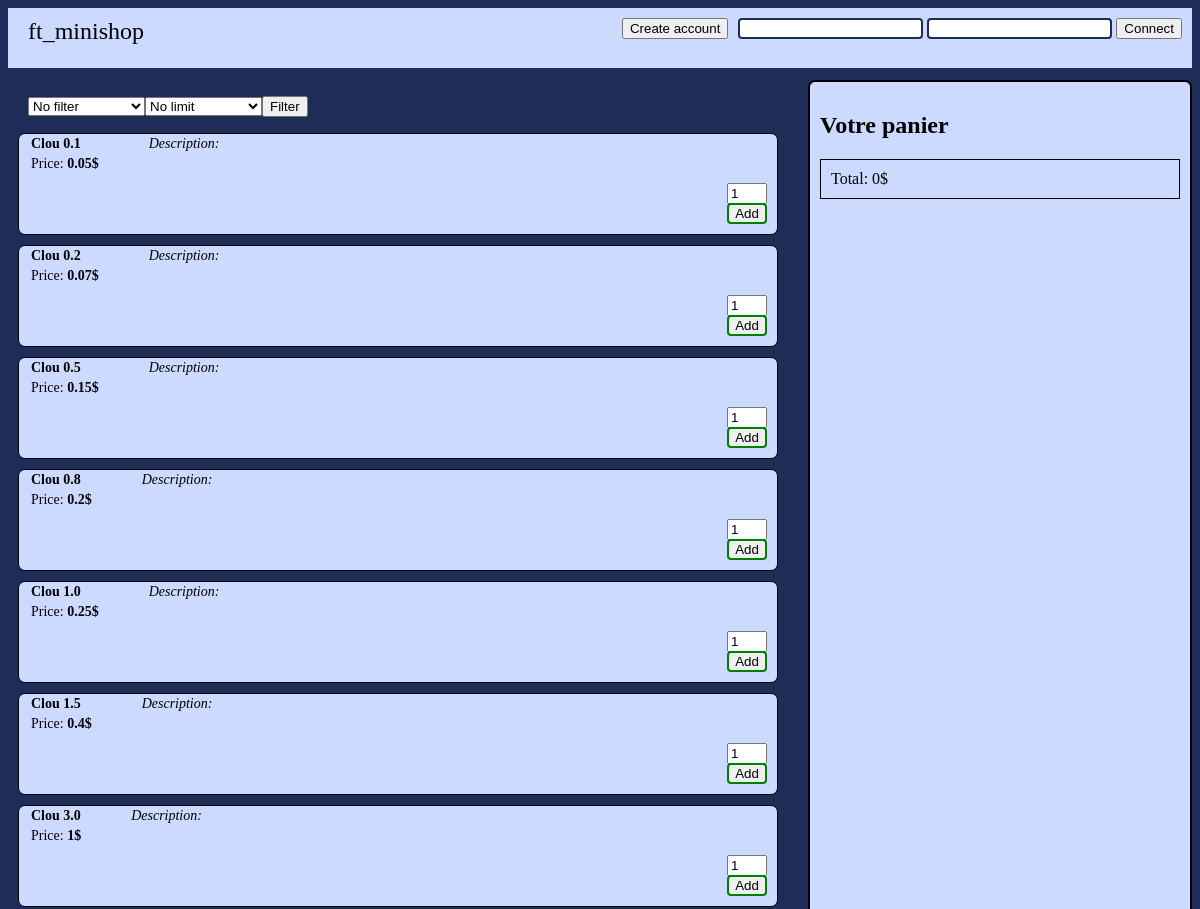
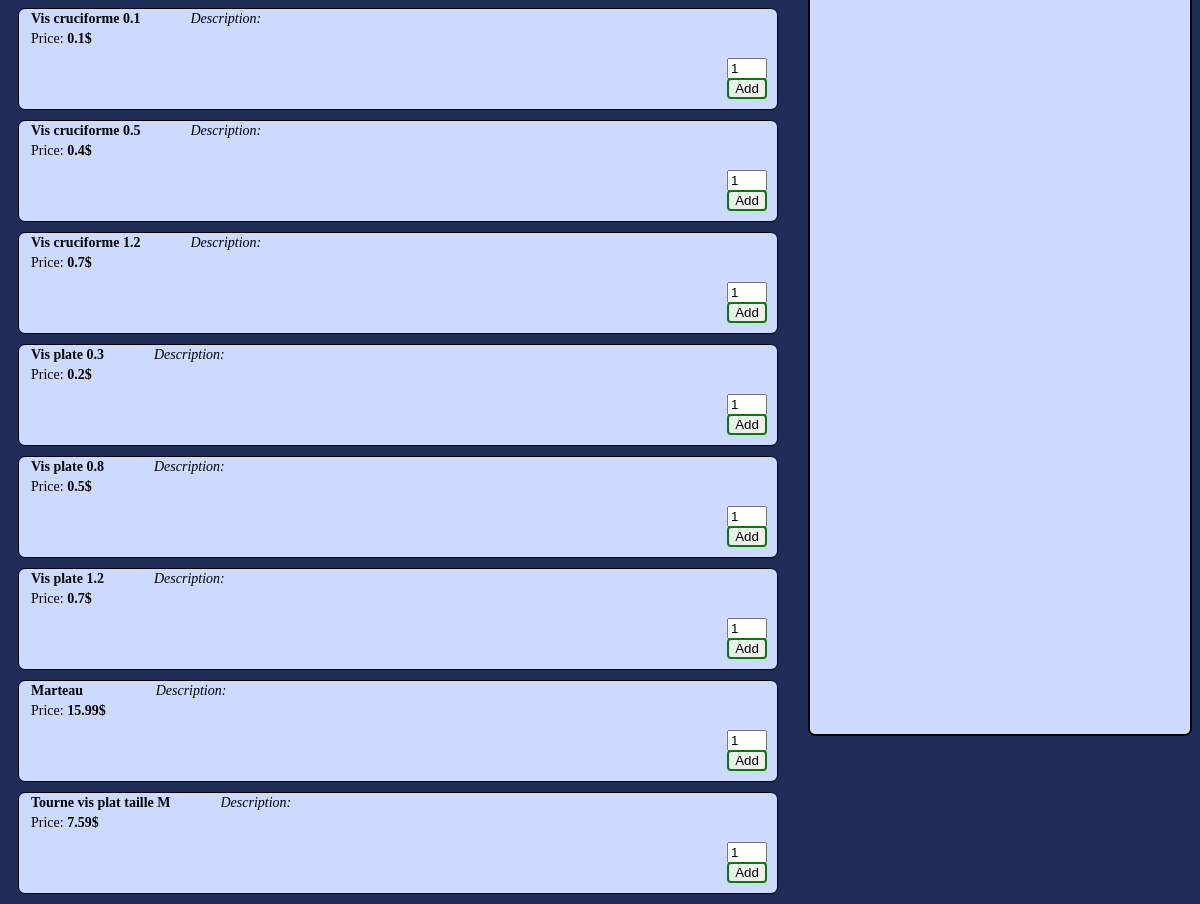
The page / on the database its author committed (2 pictures, top to bottom).
### tables this page shows
CREATE TABLE IF NOT EXISTS `product` (
  `ID` int(11) NOT NULL AUTO_INCREMENT,
  `name` varchar(255) DEFAULT NULL,
  `price` float NOT NULL,
  `desq` text,
  PRIMARY KEY (`ID`)
);

### database.php (called while the page is built, shortened)
<?PHP
function	ft_getdb()
{
	$db = mysqli_connect("localhost", "root", "123456", "shop");
	return $db;
}
function 	ft_fetch_products($category = NULL, $suffle = FALSE, $size = 0)
{
	$data = [];
	$db = ft_getdb();
	$sql="SELECT product.* FROM product";
	$sql .= " GROUP BY product.ID";
	$result = mysqli_query($db,$sql);
	while ($row = mysqli_fetch_row($result))
	{
		$data[] = $row;
	}
	if ($size > 0 && $size < count($data))
		$data = array_slice($data, 0, $size);
	return $data;
}
?>

### products.php (the view, shortened to what this page needs)
<?PHP
include_once("database.php");
function  ft_filter()
{
  echo '<div class="filter">';
  echo '<form method="get"><select name="category">';
		echo '<option value="">No filter</option>';
  echo '</select><select name="size"><option disabled>Size</option><option disabled>──────────</option>'
  . '<option value="0">No limit</option>'
  . '<option value="5">5</option>'
  .  '<option value="10">10</option>'
  .  '<option value="50">50</option>'
  .  '<option value="100">100</option>'
  . '</select>'
  . '<input type="submit" name="filter" value="Filter">'
  . '</form>';
  echo '</div>';
}
function	show_products($category = "", $limit = 15)
{
	if ($category === "")
		$category = NULL;
	$data = ft_fetch_products($category, FALSE, $limit);
	foreach($data as $prod)
	{
		$button = '<form action="action_panier.php" method="POST">'
			. '<input name="ID" type="hidden" value="' . $prod[0] . '">'
      . '<input class="add_panier_in" type="number" name="size" min="1" value="1">'
      . '<input class="add_panier" type="submit" value="Add">'
			. '</form>';
		echo '<div class="product">'
			. '<div style="display:flex; position: relative; ">'
      . '<p style="margin-top: 0px;"><b>' . ucfirst($prod[1]) . "</b><br>Price: <b>" . $prod[2] . '$</b></p>'
      . '<p style="margin-top: 0px; margin-left:50px; margin-right: 60px; overflow:auto; max-height:100px;"><i>Description:</i><br>' . $prod[3] . "</p>"
      . '</div>'
      . $button
			. "</div>";
	}
}
?>

### index.php (shortened to what this page needs)
<html>
<?PHP
include_once("products.php");
include_once("panier.php");
$data = file_get_contents("header.html");
echo $data;
if (isset($_SESSION['login_connected']))
{
	$data = file_get_contents("logged.html");
	echo $data;
}
else
{
	$data = file_get_contents("login.html");
	echo $data;
}
if (isset($_GET['setting']))
	ft_get_settings();
else
{
	disp_panier($_SESSION);
	echo '<br />';
	ft_filter();
	if (isset($_GET['filter']) && $_GET['filter']== 'Filter' && isset($_GET['category']) && isset($_GET['size']))
		show_products($_GET['category'], $_GET['size']);
	else
		show_products();
}
$data = file_get_contents("footer.html");
echo $data;
?>
</html>

### panier.php (shortened to what this page needs)
<?PHP
include_once("database.php");
function	disp_products_pan_no_user()
{
	$total_price = 0;
	if ($total_price !== false)
		echo '<p class="price">'
			. 'Total: ' . $total_price . '$'
			. '</p>';
}
function	disp_panier($session)
{
	echo '<div class="panier">';
	echo '<h2>Votre panier</h2>';
	if (isset($session['login_connected']))
	{
		disp_products_pan($session);
	}
	else
		disp_products_pan_no_user();
	echo '</div>';
}
?>

### global.css (style rules this page uses)
.filter { margin-top: 10px; margin-left: 20px; }
.user { display: flex; flex-direction: row-reverse; position: relative; text-align: center; margin-right: 10px; }
input.champ { border: solid #1e2d57 2px; border-radius: 4px; }
.head { margin-left: auto; margin-right: auto; width: 100%; height: 50px; background-color: #ccdaff; padding-top: 10px; }
.title { position: fixed; font-family: Georgia; font-size: 24px; font-style: normal; font-variant: normal; font-weight: 500; line-height: 26.4px; float: left; margin-left: 20px; }
.product { position: relative; font-family: Georgia, Times, "Times New Roman", serif; font-size: 14px; font-style: normal; font-variant: normal; font-weight: 400; line-height: 20px; width: 63%; height: 100px; background-color: #ccdaff; margin: 10px; border: solid 1px; border-radius: 7px; padding-left: 12px; }
.add_panier { position: absolute; bottom: 10px; right: 10px; border: solid 2px; border-color: green; border-radius: 4px; }
.add_panier_in { position: absolute; bottom: 30px; right: 10px; width:40px; }
.panier { position: fixed; font-family: Cambria, Georgia, serif; margin-right: 8px; top: 80px; right: 0px; height: 85%; width: 30%; overflow:auto; padding: 10px; border: solid 2px; border-radius: 7px; background-color: #ccdaff; }
.price { position: relative; margin: auto; margin-bottom: 5px; padding: 10px; border: solid 1px; }

### rows shown on the page
product: name "Clou 0.1", price "0.05"
product: name "Clou 0.2", price "0.07"
product: name "Clou 0.5", price "0.15"
product: name "Clou 0.8", price "0.2"
product: name "Clou 1.0", price "0.25"
product: name "Clou 1.5", price "0.4"
product: name "Clou 3.0", price "1"
product: name "Vis cruciforme 0.1", price "0.1"
product: name "Vis cruciforme 0.5", price "0.4"
product: name "Vis cruciforme 1.2", price "0.7"
product: name "Vis plate 0.3", price "0.2"
product: name "Vis plate 0.8", price "0.5"
product: name "Vis plate 1.2", price "0.7"
product: name "Marteau", price "15.99"
product: name "Tourne vis plat taille M", price "7.59"

### other values the page prints
$total_price "0"
